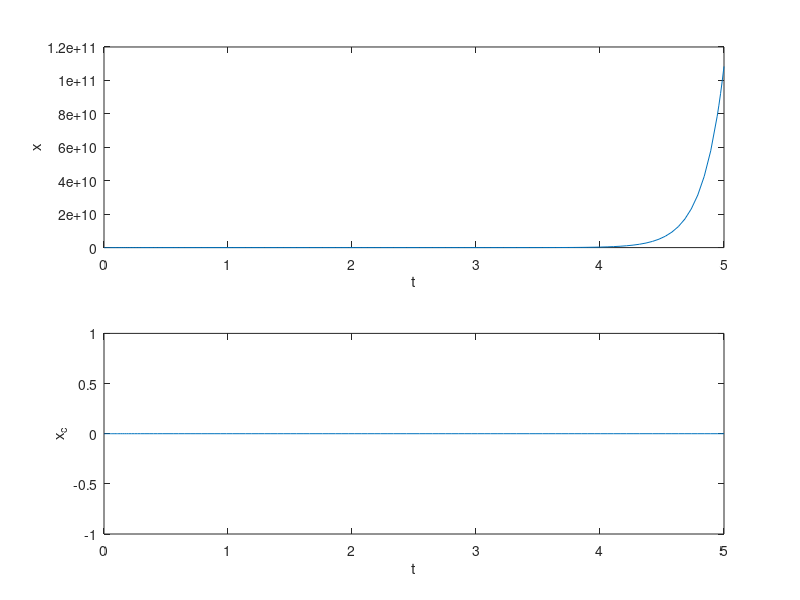

The MATLAB source for this figure:

function interaction_simulation
  % Parameters
  Mr = 5.0;  Dr = 2.0;
  Ke = 500.0; De = 10.0;
  Md = 2.0;  Dd = 30.0; Kd = 200.0;
  x_d = 0.05;
  mode = "impedance";  % or "admittance"

  tspan = [0 5];
  x0 = [0; 0; 0; 0];   % [x; v; x_c; v_c]
  [t, x] = ode45(@(t, x) dyn(t, x, x_d, mode, Mr, Dr, Ke, De, Md, Dd, Kd), tspan, x0);

  figure; 
  subplot(2,1,1); plot(t, x(:,1)); xlabel('t'); ylabel('x');
  subplot(2,1,2); plot(t, x(:,3)); xlabel('t'); ylabel('x_c');
end

function dx = dyn(~, x, x_d, mode, Mr, Dr, Ke, De, Md, Dd, Kd)
  % x = [x; v; x_c; v_c]
  pos   = x(1);
  vel   = x(2);
  x_c   = x(3);
  v_c   = x(4);

  F_env = Ke * pos + De * vel;
  dx    = zeros(4,1);

  if mode == "impedance"
      e  = x_d - pos;
      ed = 0.0 - vel;
      F_u = Kd * e + Dd * ed;

      a  = (F_u + F_env - Dr * vel) / Mr;
      dx(1) = vel;
      dx(2) = a;
      dx(3) = 0.0;
      dx(4) = 0.0;

  else
      % Admittance
      a_c = (F_env - Dd * v_c - Kd * (x_c - x_d)) / Md;
      dx(3) = v_c;
      dx(4) = a_c;

      e_pos = x_c - pos;
      F_u = 1000.0 * e_pos;

      a  = (F_u + F_env - Dr * vel) / Mr;
      dx(1) = vel;
      dx(2) = a;
  end
end
